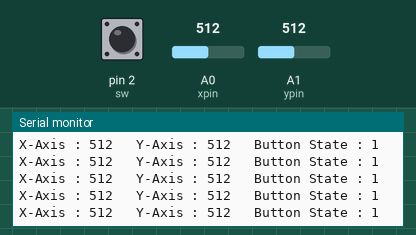
A sketch run on a simulated Arduino Uno, built with avr-gcc and run on an emulated ATmega328P. Parts: the last lines printed to the serial monitor. The inputs (shaded band) are chosen by the test bench; at power-on: A1 (ypin) = 512, pin 2 (sw) HIGH, A0 (xpin) = 512.

Above: at 4.2 s.
4.3 s: A1 (ypin) set to 109
At 4.45 s:
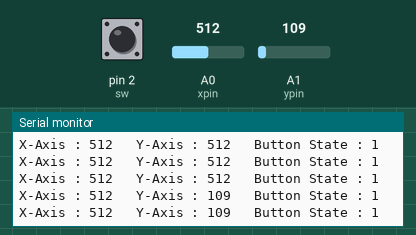
7.3 s: A1 (ypin) set to 89
At 7.37 s:
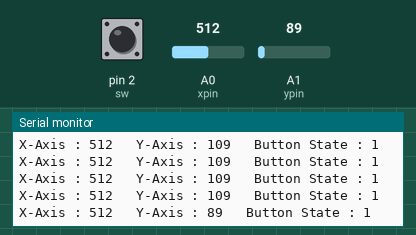
Timing chart, 0 to 10.3 s (numbered marks = the images above; inputs shaded):
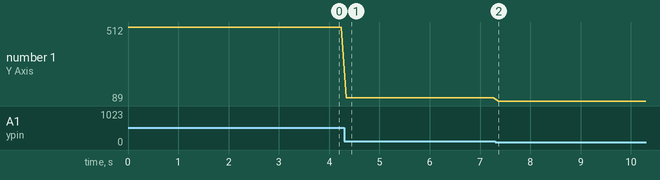

The sketch:

Code.ino
```cpp
/*
Rajj YT
Full vedio available on Youtube :-
https://youtu.be/XiCqwNTc_mQ

Circuit diagram :-\
https://github.com/usmanrajj/Simple-Joystick
*/
int xpin = A0;            // Connect RVx pin with Analog Pin A0
int ypin = A1;            // Connect RVx pin with Analog Pin A1
int sw = 2;               // Connect sw pin with Digital pin 2
void setup(){
  Serial.begin(9600);       // Initialize Serial Monitor
  pinMode(xpin,INPUT);      // Rvx-pin act as Input
  pinMode(ypin,INPUT);      // Rvy-pin act as Input
  pinMode(sw,INPUT);        // Button act as Input
  digitalWrite(sw,HIGH);    // Turn on pin to take Information
}
void loop(){
  int x_axis=analogRead(xpin);        // Store y Coordinates in y_axis variable
  int y_axis=analogRead(ypin);        // Store x Coordinates in x_axis variable
  int button_state=digitalRead(sw);   // Store Button condition in Button_state variable
// Display
  Serial.print("X-Axis : ");
  Serial.print(x_axis);
  Serial.print("   ");
  Serial.print("Y-Axis : ");
  Serial.print(y_axis);
  Serial.print("   ");
  Serial.print("Button State : ");
  Serial.println(button_state);       // 0 mean Pressed , 1 mean Released
  delay(100);                         // Wait for 100mili second to show again data
}
```

Measured:
- after the input at 4.3 s, the serial monitor: prints a new line at once (image 1)
- after the input at 7.3 s, the serial monitor: prints a new line after 0.07 s (image 2)
- plotted number 1: 512 → 109 after the input at 4.3 s, 109 → 89 after the input at 7.3 s
